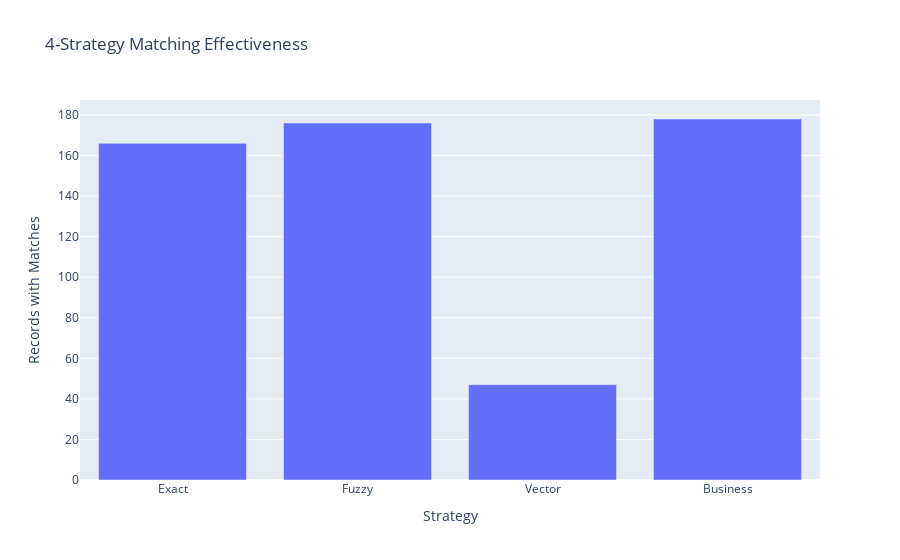

Notebook source saved alongside this figure:
### Code cell
# Strategy effectiveness analysis
print("🎯 4-Strategy Effectiveness Analysis:")

strategy_stats = pd.DataFrame({
    'Strategy': ['Exact', 'Fuzzy', 'Vector', 'Business'],
    'Records_with_Matches': [
        (transactions_df['exact_matches'] > 0).sum(),
        (transactions_df['fuzzy_matches'] > 0).sum(),
        (transactions_df['vector_matches'] > 0).sum(),
        (transactions_df['business_matches'] > 0).sum()
    ],
    'Average_Score': [
        transactions_df['exact_score'].mean(),
        transactions_df['fuzzy_score'].mean(),
        transactions_df['vector_score'].mean(),
        transactions_df['business_score'].mean()
    ]
})

display(strategy_stats)

# Strategy effectiveness chart
fig = px.bar(
    strategy_stats,
    x='Strategy',
    y='Records_with_Matches',
    title='4-Strategy Matching Effectiveness',
    labels={'Records_with_Matches': 'Records with Matches'}
)
fig.show()

print("✅ Strategy analysis complete!")

### Figure 1 — Plotly figure (JSON) as saved in the notebook; plotly's stock layout.template omitted (floating-point values rounded to 4 significant figures)
{"data": [{"hovertemplate": "Strategy=%{x}<br>Records with Matches=%{y}<extra></extra>", "legendgroup": "", "marker": {"color": "#636efa", "pattern": {"shape": ""}}, "name": "", "orientation": "v", "showlegend": false, "textposition": "auto", "type": "bar", "x": ["Exact", "Fuzzy", "Vector", "Business"], "xaxis": "x", "y": [166, 176, 47, 178], "yaxis": "y"}], "layout": {"barmode": "relative", "legend": {"tracegroupgap": 0}, "title": {"text": "4-Strategy Matching Effectiveness"}, "xaxis": {"anchor": "y", "domain": [0, 1], "title": {"text": "Strategy"}}, "yaxis": {"anchor": "x", "domain": [0, 1], "title": {"text": "Records with Matches"}}}}
